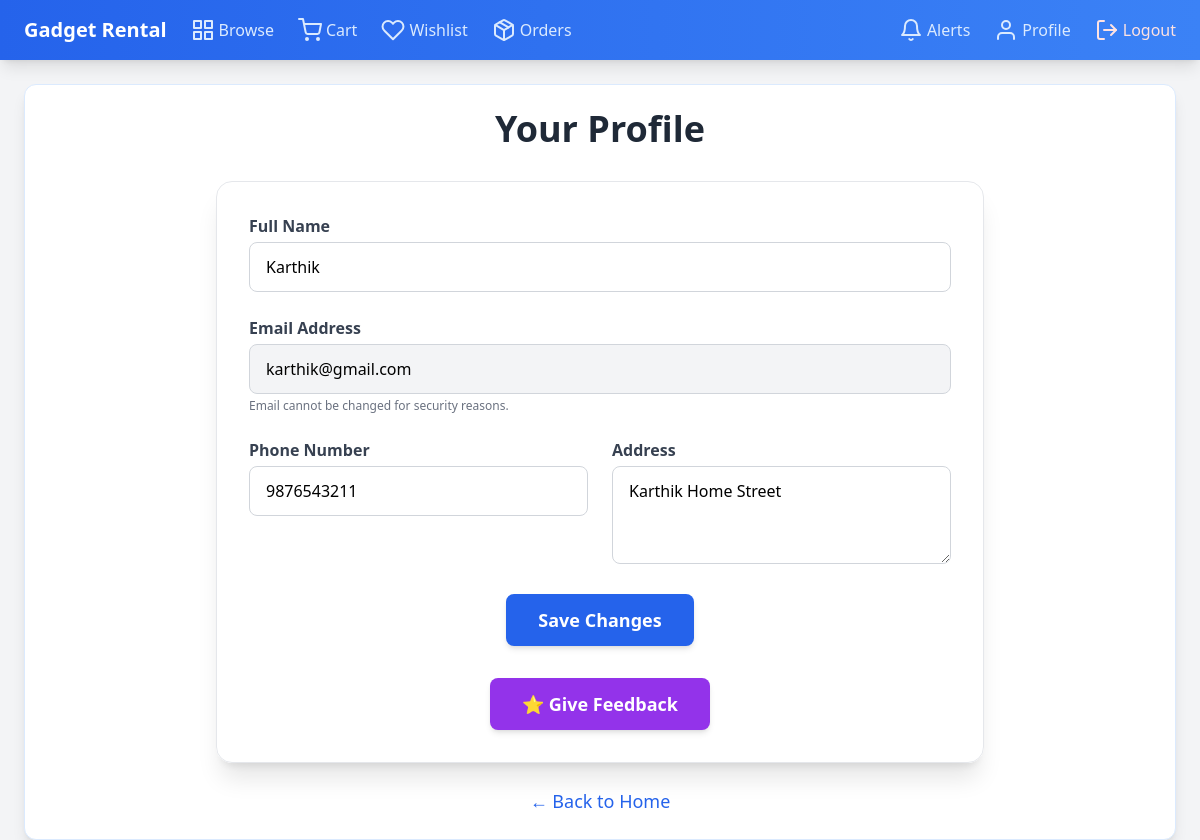
The page /profile (signed in) on the database its author committed.
### models.py (models this page shows, shortened)
class User(db.Model, UserMixin):
    id = db.Column(db.Integer, primary_key=True)
    name = db.Column(db.String(100))
    email = db.Column(db.String(100), unique=True)
    password = db.Column(db.String(200))
    phone = db.Column(db.String(15))
    address = db.Column(db.Text)
    is_admin = db.Column(db.Boolean, default=False)
    is_verified = db.Column(db.Boolean, default=False)
    is_active = db.Column(db.Boolean, default=True)
    created_at = db.Column(db.DateTime, default=datetime.utcnow)
    trust_score = db.Column(db.Integer, default=100)

### app.py (the view, shortened to what this page needs)
@app.route('/profile', methods=['GET', 'POST'])
@login_required
def profile():
    return render_template('profile.html', user=current_user)

### app.py (called while the page is built)
@login_manager.user_loader
def load_user(user_id):
    return User.query.get(int(user_id))

@app.before_request
def ensure_images_valid():
    for g in Gadget.query.all():
        img_path = os.path.join(app.root_path, "static", g.image or "default_gadget.png")
        if not os.path.exists(img_path):
            g.image = "default_gadget.png"
    db.session.commit()

### templates/profile.html (shortened to what this page needs)
{% extends "base.html" %}
{% block content %}
<div class="max-w-3xl mx-auto">
    <h2 class="text-4xl font-extrabold mb-8 text-gray-800 text-center">
        Your Profile
    </h2>
    <div class="bg-white/90 backdrop-blur shadow-xl rounded-2xl border border-gray-200 p-8">
        <form method="POST" action="{{ url_for('profile') }}" class="space-y-6">
            <div>
                <label class="block text-gray-700 font-semibold mb-1" for="name">
                    Full Name
                </label>
                <input
                    type="text"
                    id="name"
                    name="name"
                    value="{{ user.name }}"
                    class="w-full px-4 py-3 rounded-lg border border-gray-300 focus:border-blue-500 focus:ring-blue-400 focus:ring-2 transition"
                    required
                >
            </div>
            <div>
                <label class="block text-gray-700 font-semibold mb-1" for="email">
                    Email Address
                </label>
                <input
                    type="email"
                    id="email"
                    name="email"
                    value="{{ user.email }}"
                    class="w-full px-4 py-3 rounded-lg border border-gray-300 bg-gray-100 cursor-not-allowed"
                    readonly
                >
                <p class="text-xs text-gray-500 mt-1">
                    Email cannot be changed for security reasons.
                </p>
            </div>
            <div class="grid grid-cols-1 md:grid-cols-2 gap-6">
                <div>
                    <label class="block text-gray-700 font-semibold mb-1" for="phone">
                        Phone Number
                    </label>
                    <input
                        type="text"
                        id="phone"
                        name="phone"
                        value="{{ user.phone or '' }}"
                        class="w-full px-4 py-3 rounded-lg border border-gray-300 focus:border-blue-500 focus:ring-blue-400 focus:ring-2 transition"
                    >
                </div>
                <div>
                    <label class="block text-gray-700 font-semibold mb-1" for="address">
                        Address
                    </label>
                    <textarea
                        id="address"
                        name="address"
                        rows="3"
                        class="w-full px-4 py-3 rounded-lg border border-gray-300 focus:border-blue-500 focus:ring-blue-400 focus:ring-2 transition"
                    >{{ user.address or '' }}</textarea>
                </div>
            </div>
            <div class="text-center">
                <button
                    type="submit"
                    class="bg-blue-600 hover:bg-blue-700 text-white px-8 py-3 rounded-lg text-lg font-semibold shadow-md hover:shadow-lg transition"
                >
                    Save Changes
                </button>
            </div>
        </form>
        <div class="text-center mt-8">
            <a href="{{ url_for('feedback') }}"
               class="inline-block bg-purple-600 hover:bg-purple-700 text-white px-8 py-3 rounded-lg text-lg font-semibold shadow-md hover:shadow-lg transition">
                ⭐ Give Feedback
            </a>
        </div>
    </div>
    <p class="mt-6 text-center">
        <a href="{{ url_for('home') }}"
           class="text-blue-600 hover:underline text-lg font-medium">
            ← Back to Home
        </a>
    </p>
</div>
{% endblock %}

### rows shown on the page
User: name "Karthik", email "karthik@gmail.com", phone "9876543211", address "Karthik Home Street"
